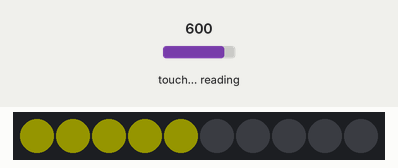
The program below on a simulated ESP32 board running MicroPython. Parts: 10 RGB LEDs in strip order, left to right. The test bench sets the inputs (shaded band); at power-on: touch-pad reading 600. Dim RGB values are drawn brighter than linear.

Above: at 1.2 s.
1.3 s: touch-pad reading set to 63
At 2.5 s:
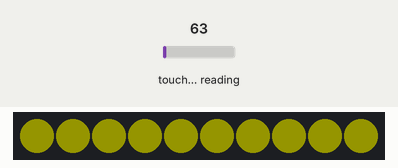
2.8 s: touch-pad reading set to 212
At 3.8 s:
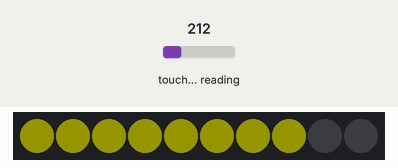
4.3 s: touch-pad reading set to 375
At 4.7 s:
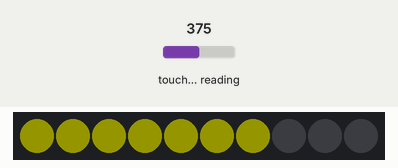
Timing chart, 0 to 7.3 s (numbered marks = the images above; inputs shaded):
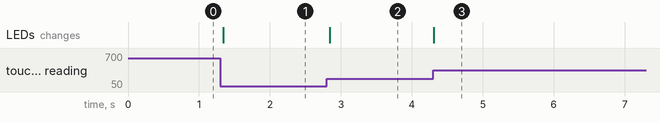

Measured:
- after the input at 1.3 s, the LEDs: change at once (image 1)
- after the input at 2.8 s, the LEDs: change at once (image 2)
- after the input at 4.3 s, the LEDs: change at once (image 3)

The program:

touchlicht.py
```python
from machine import Pin, TouchPad
from neopixel import NeoPixel
from time import sleep

pin = Pin(4, Pin.OUT)
np = NeoPixel(pin, 10)

touchPin = TouchPad(Pin(14))

color_off = (0,0,0)
color_on = (20,20,0)


while True:
    # t.read() liefert Wert zwischen ca 100 (berührt) und 1000 (frei)
    numLeds = (1000 - touchPin.read()) / 100
    for iLed in range(len(np)):
        if iLed <= numLeds:
            np[iLed] = color_on
        else:
            np[iLed] = color_off
        np.write()
```
